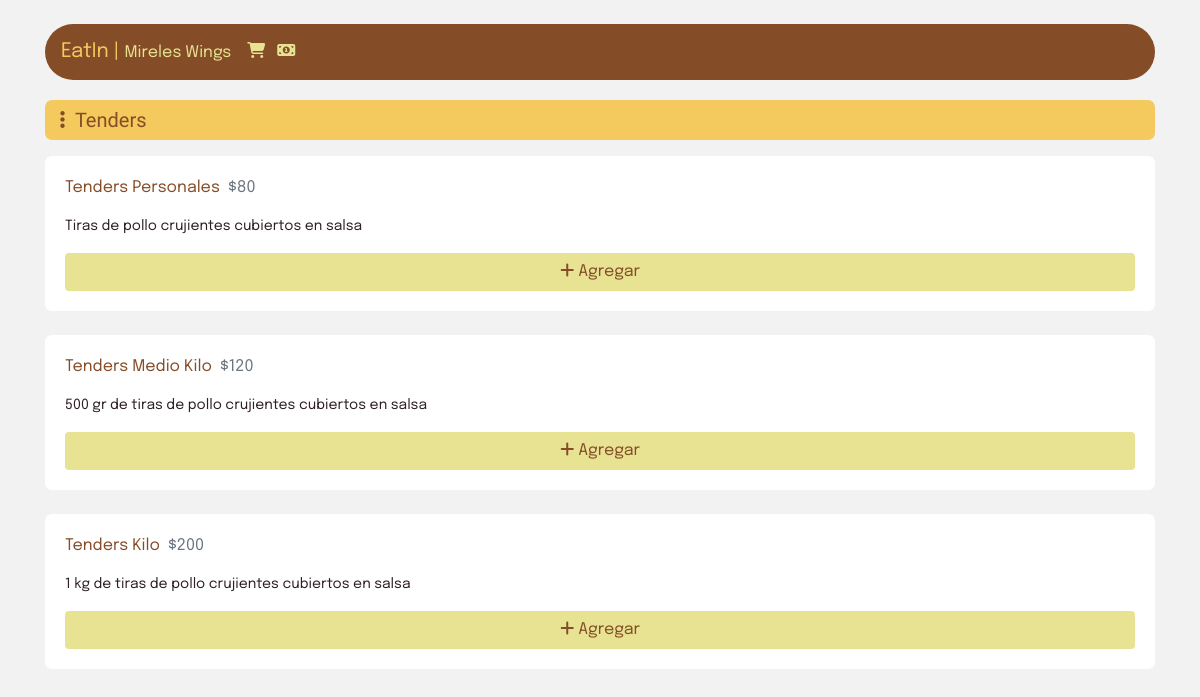
The app's page /seccion.php?s=tenders with its own data.
### tables this page shows
CREATE TABLE `menu` (
  `idplatillo` int(11) NOT NULL,
  `nombre_platillo` varchar(200) DEFAULT NULL,
  `costo` varchar(200) DEFAULT NULL,
  `descripcion` varchar(3000) NOT NULL,
  `categoria` varchar(200) DEFAULT NULL
);

### seccion.php (the view, shortened to what this page needs)
<?php
$conexion=mysqli_connect("localhost", "root", "", "eatin");
$sect = $_GET['s'];
$seccion = ucfirst($_GET['s']);
?>
<!DOCTYPE html>
<html>
<head>
	<link rel="stylesheet" href="https://stackpath.bootstrapcdn.com/bootstrap/4.5.2/css/bootstrap.min.css">
</head>
<body style="font-family: Epilogue; background-color: #f2f2f2; color: #2E1F27;">
	<div class="container fixed-top" style="background-color: transparent;">
		<div class="row">
			<div class="col">
				<br>
				<div class="navbar navbar-expand-lg navbar-dark" style="background-color: #854D27; border-radius: 999px;">
				  <a class="navbar-brand" href="index.php" style="font-family: Epilogue; color: white;"><font color="#F4C95D">EatIn |</font> <small style="color: #E7E393;">Mireles Wings</small></a>
				  <span class="navbar-text">
				  	  <a href="cart.php" style="color: #E7E393;"><i class="fa fa-shopping-cart"></i>&nbsp;&nbsp;</a>
				      <a href="pago.php" style="color: #E7E393;"><i class="fa fa-money"></i></a>
				  </span>
				</div>
			</div>
		</div>
		<br>
	</div>
	<div class="container"  style="padding-top: 100px;">
		<p style="font-family: News Cycle; padding: 5px 10px; font-size: 20px; background-color: #F4C95D; color: #854D27; border-radius: 7px;">&nbsp;<i class="fas fa-ellipsis-v"></i>&nbsp;&nbsp;<?php echo $seccion;?></p>
		<?php
        $sql="SELECT * FROM menu WHERE categoria = '$sect'";
        $result=mysqli_query($conexion,$sql);
        while($mostrar=mysqli_fetch_array($result)){ ?>
		<div class="row">
			<div class="col-12">
				<div class="card" style="border: none; border-radius: 7px;">
				  <div class="card-body">
				    <p style="font-family: Epilogue; color: #854D27;"><?php echo $mostrar['nombre_platillo'];?>&nbsp;<span class="text-muted"> $<?php echo $mostrar['costo'];?></span></p>
				    <p style="font-size: 14px;">
				    	<?php echo $mostrar['descripcion'];?>
				    </p>
				    <div class="row">
				    	<div class="col-12">
				    	<a href="agregar.php?id=<?php echo $mostrar['idplatillo'];?>" class="btn btn-block" style="background-color: #E7E393; color: #854D27"><i class="fas fa-plus" style="color: #854D27"></i> Agregar</a>
					    </div>
				    </div>
				  </div>
				</div>
			</div>
		</div>
		<br>
		<?php } ?>
	</div>
	<br>
</body>
</html>

### records on screen
menu: nombre_platillo "Tenders Personales", costo "80", descripcion "Tiras de pollo crujientes cubiertos en salsa"
menu: nombre_platillo "Tenders Medio Kilo", costo "120", descripcion "500 gr de tiras de pollo crujientes cubiertos en salsa"
menu: nombre_platillo "Tenders Kilo", costo "200", descripcion "1 kg de tiras de pollo crujientes cubiertos en salsa"

### other values on screen
$seccion "Tenders"
